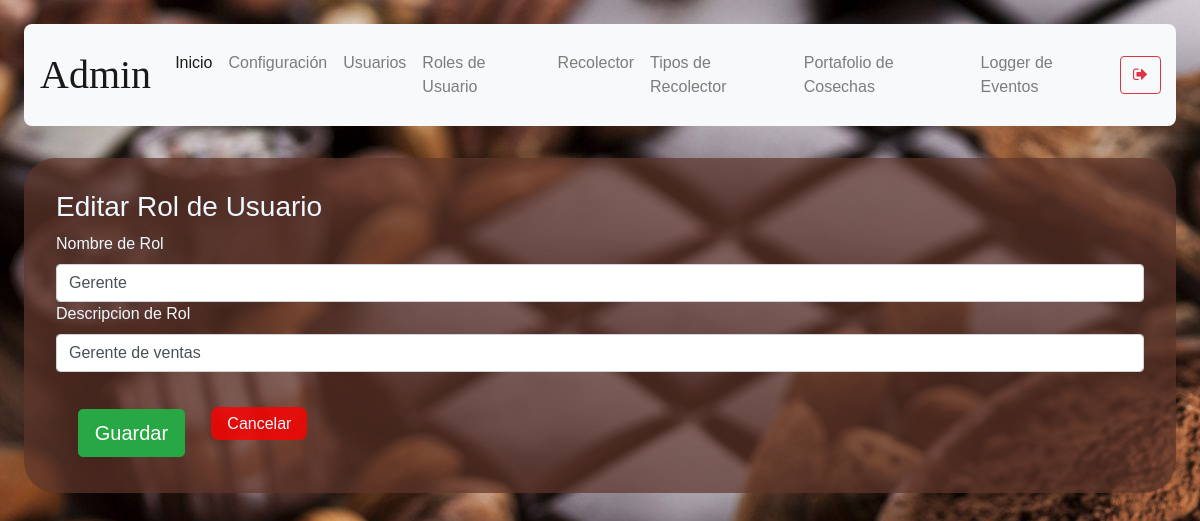
Page /user-rol-management/edit-rol/4 (signed in) on the earlier database version.
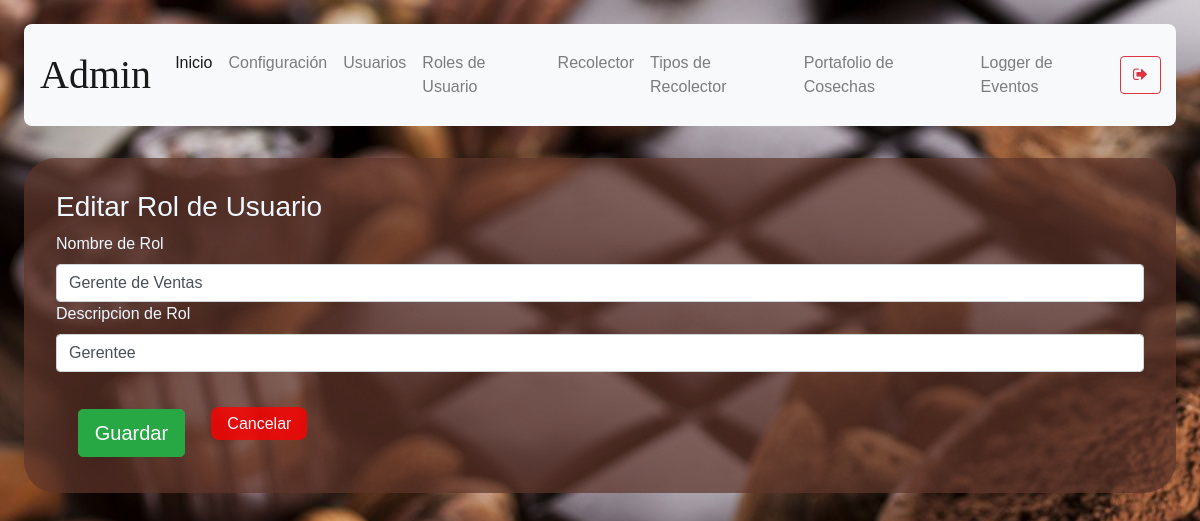
Same page on the later database version.
### models/user_rol.py (models this page shows, shortened)
class User_rol(db.Model):
    __tablename__ = 'user_rol'
    id = db.Column(db.Integer, primary_key = True)
    description = db.Column(db.String(50), nullable = False)
    str_description = db.Column(db.String(50), nullable = False)

### routes/user_rol.py (the view)
@user_rol.route('/user-rol-management/edit-rol/<id>')
def edit_rol(id):
    if( not verify_permissions(session, User) ):
        return redirect(url_for('auth.index'))
    rol = User_rol.query.get(id)
    return render_template("user-rol-management-edit-rol.html", editing_rol = rol)

### models/user.py (called while the page is built)
    def get_user_rol_by_username( self, username ):
        user_rol_id = User.query.filter_by(username = username).first().user_rol_id
        user_rol = User_rol.query.get(user_rol_id).description
        return user_rol

### utils/functions.py (called while the page is built)
def verify_permissions(session, User, allowed=['admin']):
    return 'username' in session and \
    ( allowed == 'all' or User.get_user_rol_by_username(User, session['username']) in allowed)

### templates/user-rol-management-edit-rol.html (shortened to what this page needs)
{% extends "base.html" %}
{% block content %}
<h3>Editar Rol de Usuario</h3>
<form method="POST" id="create-new-user-rol" action="/user-rol-management/edit-rol/save">
  <div class="form-group">
    <label>Nombre de Rol </label>
    <input class="form-control" type="text" name="str_description" value="{{ editing_rol.str_description }}" required/>
    <label>Descripcion de Rol</label>
    <input class="form-control" type="text" name="description" value="{{ editing_rol.description }}" required/>
  </div>
<button type="submit" class="btn btn-success btn-lg mb-1">Guardar</button>
<a class="abord" href="/user-rol-management">Cancelar</a>
</form>
{% endblock %}

Differences in the rows shown:
changed User_rol: str_description "Gerente" → "Gerente de Ventas"; description "Gerente de ventas" → "Gerentee"
